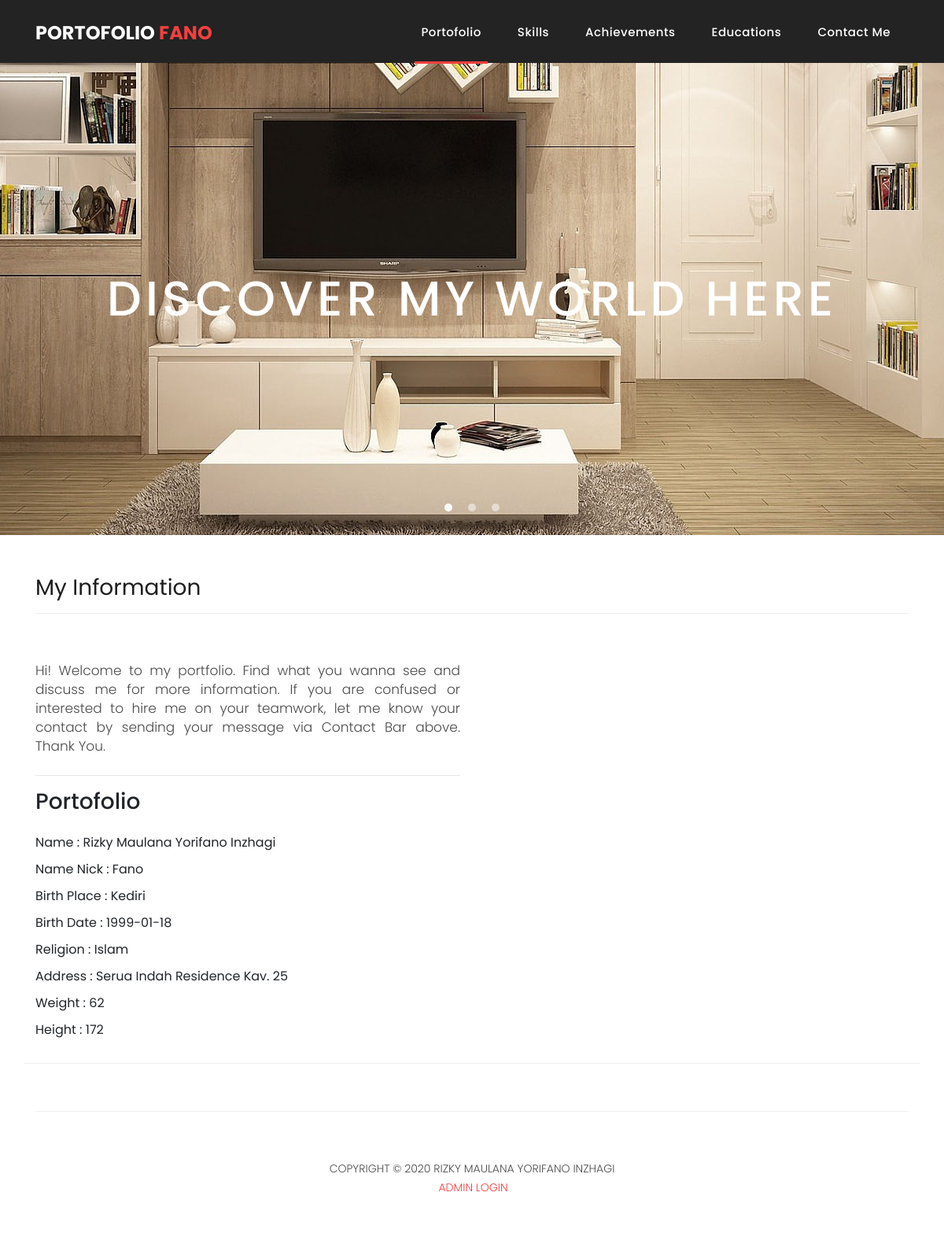
The page / on the database its author committed.
### tables this page shows
CREATE TABLE `bio` (
  `idbio` int(11) NOT NULL,
  `judulbio` varchar(50) NOT NULL,
  `isibio` varchar(2500) NOT NULL,
  `gambar` mediumblob NOT NULL
);

CREATE TABLE `portofolio` (
  `id` int(11) NOT NULL,
  `namalengkap` varchar(70) NOT NULL,
  `namapanggilan` varchar(20) NOT NULL,
  `tempatlahir` varchar(20) NOT NULL,
  `tanggallahir` date NOT NULL,
  `agama` varchar(50) NOT NULL,
  `alamat` varchar(100) NOT NULL,
  `beratbadan` varchar(5) NOT NULL,
  `tinggibadan` varchar(5) NOT NULL
);

### index.php (the view, shortened to what this page needs)
<?php
include_once "koneksi.php";
?>
<!DOCTYPE html>
<html lang="en">
  <head>
    <link href="vendor/bootstrap/css/bootstrap.min.css" rel="stylesheet">
    <link rel="stylesheet" href="assets/css/fontawesome.css">
    <link rel="stylesheet" href="assets/css/style.css">
    <link rel="stylesheet" href="assets/css/owl.css">
  </head>
  <body>
    <header class="">
      <nav class="navbar navbar-expand-lg">
        <div class="container">
          <a class="navbar-brand" href="index.php"><h2>PORTOFOLIO <em>FANO</em></h2></a>
          <div class="collapse navbar-collapse" id="navbarResponsive">
            <ul class="navbar-nav ml-auto">
                <li class="nav-item active">
                    <a class="nav-link" href="index.php">Portofolio
                    </a>
                </li>
                <li class="nav-item"><a class="nav-link" href="skills.php">Skills</a></li>
                <li class="nav-item"><a class="nav-link" href="achievements.php">Achievements</a></li>
                <li class="nav-item"><a class="nav-link" href="educations.php">Educations</a></li>
                <li class="nav-item"><a class="nav-link" href="contact.php">Contact Me</a></li>
            </ul>
          </div>
        </div>
      </nav>
    </header>
    <div class="banner header-text">
      <div class="owl-banner owl-carousel">
        <div class="banner-item-01">
          <div class="text-content">
            <h2>DISCOVER MY WORLD HERE</h2>
          </div>
        </div>
      </div>
    </div>
    <?php
    $strSQL = "SELECT * FROM bio, portofolio";
    $runStrSQL = mysqli_query($conn,$strSQL);
    $jmlRowData = mysqli_num_rows($runStrSQL);
    if ($jmlRowData < 0) {
      echo "<tr><td colspan='4'>Data Tidak Terdapat Dalam Database</td></tr>";
    }
    else {
      while($row = mysqli_fetch_assoc($runStrSQL)) {
    ?>
    <div class="best-features">
      <div class="container">
        <div class="row">
          <div class="col-md-12">
            <div class="section-heading">
              <h2><?php echo $row['judulbio']; ?></h2>
            </div>
          </div>
          <div class="col-md-6">
            <div class="left-content">
              <p style="text-align: justify; font-size: 17px"><?php echo $row['isibio']; ?></p>
              <ul class="featured-list"><hr>
                <h3>Portofolio</h3><br>
                <li>Name : <?php echo $row['namalengkap']; ?></li>
                <li>Name Nick : <?php echo $row['namapanggilan']; ?></li>
                <li>Birth Place : <?php echo $row['tempatlahir']; ?></li>
                <li>Birth Date : <?php echo $row['tanggallahir']; ?></li>
                <li>Religion : <?php echo $row['agama']; ?></li>
                <li>Address : <?php echo $row['alamat']; ?></li>
                <li>Weight : <?php echo $row['beratbadan']; ?></li>
                <li>Height : <?php echo $row['tinggibadan']; ?></li>
              </ul>
            </div>
          </div>
          <div class="col-md-6">
            <div class="right-image">
            </div>
          </div>
        </div>
      </div>
    </div>
<?php
}
}
?>
    <footer>
      <div class="container">
        <div class="row">
          <div class="col-md-12">
            <div class="inner-content">
              <p>Copyright © 2020 Rizky Maulana Yorifano Inzhagi</a></p>
              <p><a href="admin.php">Admin Login</a></p>
            </div>
          </div>
        </div>
      </div>
    </footer>
  </body>
</html>

### assets/css/style.css (style rules this page uses)
body { font-family: 'Poppins', sans-serif; overflow-x: hidden; text-rendering: optimizeLegibility; -webkit-font-smoothing: antialiased; -moz-osx-font-smoothing: grayscale; }
p { margin-bottom: 0px; font-size: 14px; font-weight: 300; color: #4a4a4a; line-height: 24px; }
a { text-decoration: none!important; }
ul { padding: 0; margin: 0; list-style: none; }
h1,h2,h3,h4,h5,h6 { margin: 0px; }
.section-heading { text-align: left; margin-bottom: 60px; border-bottom: 1px solid #eee; }
.section-heading h2 { font-size: 28px; font-weight: 400; color: #1e1e1e; margin-bottom: 15px; }
header { position: absolute; z-index: 99999; width: 100%; height: 80px; background-color: #232323; -webkit-transition: all 0.3s ease-in-out 0s; -moz-transition: all 0.3s ease-in-out 0s; -o-transition: all 0.3s ease-in-out 0s; transition: all 0.3s ease-in-out 0s; }
header .navbar { padding: 17px 0px; }
.navbar .navbar-brand { float: left; margin-top: -12px; outline: none; }
.navbar .navbar-brand h2 { color: #fff; text-transform: uppercase; font-size: 24px; font-weight: 700; -webkit-transition: all .3s ease 0s; -moz-transition: all .3s ease 0s; -o-transition: all .3s ease 0s; transition: all .3s ease 0s; }
.navbar .navbar-brand h2 em { font-style: normal; color: #f33f3f; }
#navbarResponsive { z-index: 999; }
.navbar-collapse { text-align: center; }
.navbar .navbar-nav .nav-item { margin: 0px 15px; }
.navbar .navbar-nav a.nav-link { text-transform: capitalize; font-size: 15px; font-weight: 500; letter-spacing: 0.5px; color: #fff; transition: all 0.5s; margin-top: 5px; }
.navbar .navbar-nav .nav-link:hover, .navbar .navbar-nav .active>.nav-link, .navbar .navbar-nav .nav-link.active, .navbar .navbar-nav .nav-link.show, .navbar .navbar-nav .show>.nav-link { color: #fff; padding-bottom: 25px; border-bottom: 3px solid #f33f3f; }
.banner { position: relative; text-align: center; padding-top: 80px; }
.banner-item-01 { padding: 300px 0px; background-image: url(../images/slider-image-1-1920x600.jpg); background-size: cover; background-repeat: no-repeat; background-position: center center; }
.banner .text-content { position: absolute; top: 50%; transform: translateY(-50%); text-align: center; width: 100%; }
.banner .text-content h2 { color: #fff; font-size: 62px; text-transform: uppercase; letter-spacing: 5px; }
.best-features { margin-top: 50px; }
.best-features .container .row { border-bottom: 1px solid #eee; padding-bottom: 20px; }
.best-features ul.featured-list li { display: block; margin-bottom: 10px; }
.best-features p { margin-bottom: 25px; }
footer { text-align: center; }
footer .inner-content { border-top: 1px solid #eee; margin-top: 60px; padding: 60px 0px; }
footer .inner-content p { text-transform: uppercase; }
footer .inner-content p a { color: #f33f3f; margin-left: 3px; }

### rows shown on the page
bio: judulbio "My Information", isibio "Hi! Welcome to my portfolio. Find what you wanna see and discuss me for more information. If you are confused or interested to hire me on your teamwork, let me know your contact by sending your message via Contact Bar above. Thank You.", portofolio.namalengkap "Rizky Maulana Yorifano Inzhagi", portofolio.namapanggilan "Fano", portofolio.tempatlahir "Kediri", portofolio.tanggallahir "1999-01-18", portofolio.agama "Islam", portofolio.alamat "Serua Indah Residence Kav. 25", portofolio.beratbadan "62", portofolio.tinggibadan "172"
